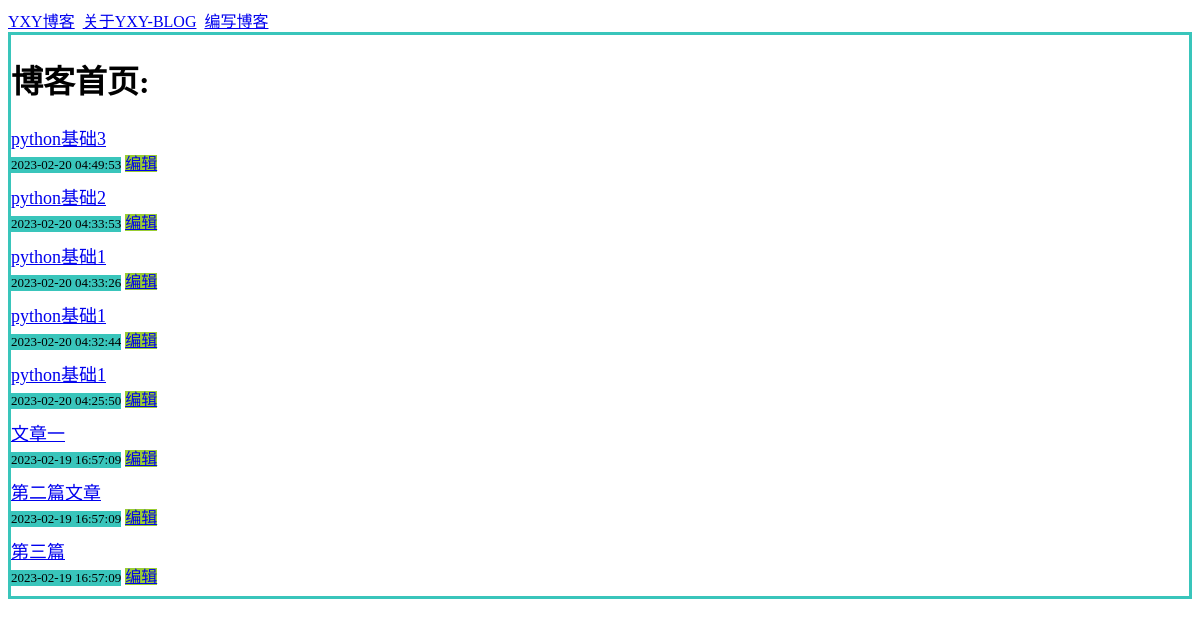
Before: / with the older database file.
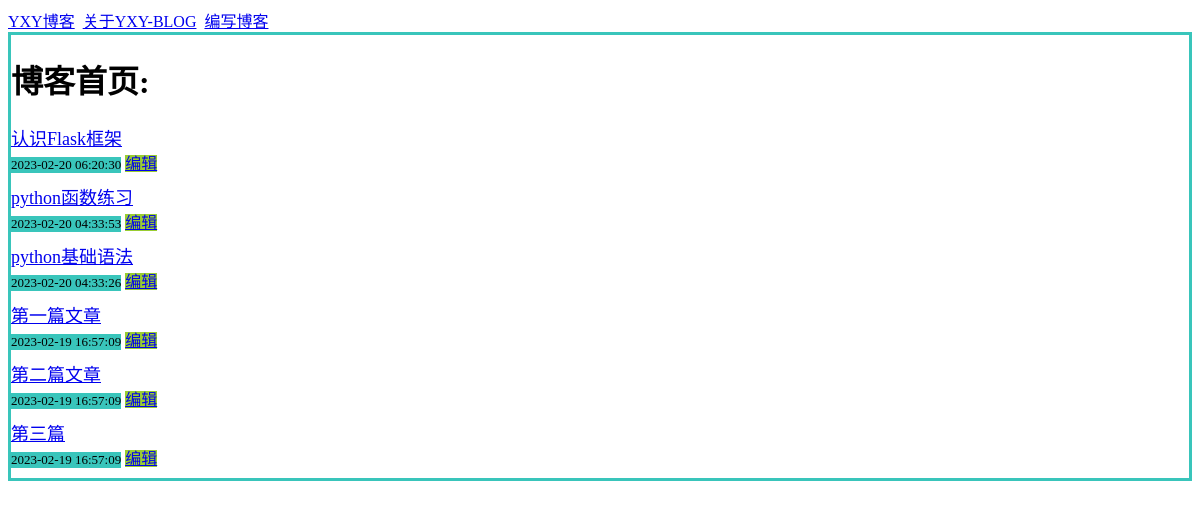
After: the same page with the newer database file.
### tables this page shows
CREATE TABLE blog (
    id INTEGER PRIMARY KEY AUTOINCREMENT,
    created TIMESTAMP NOT NULL DEFAULT CURRENT_TIMESTAMP,
    title TEXT NOT NULL,
    content TEXT NOT NULL
);

### app.py (the view)
@app.route('/')
def index():
    conn = get_db_conn()
    blogs = conn.execute('select * from blog order by created desc').fetchall()  # 从句柄获取data
    html = render_template('index.html', blogs = blogs)
    return html

### app.py (called while the page is built)
def get_db_conn():
    conn = sqlite3.connect('./db/yxyblog.db')
    conn.row_factory = sqlite3.Row
    return conn

### templates/index.html
{% extends 'base.html' %}
{% block content %}
    <h1>{% block title %}博客首页{% endblock %}:</h1>
    {% for blog_idx in blogs %}
        <a href="{{ url_for('blog', blog_id=blog_idx['id']) }}">
            <div class="blog_list_title">{{ blog_idx['title'] }}</div>
        </a>
        <div class="time">{{ blog_idx['created'] }}</div>
        <a class="edit_btn" href="{{ url_for('edit', blog_id=blog_idx['id']) }}">编辑</a>
    {% endfor %}
{% endblock %}

### templates/base.html (shortened to what this page needs)
<!DOCTYPE html>
<html lang="en">
<head>
    <link rel="stylesheet" href="{{url_for('static', filename ='css/index.css')}}">
</head>
<body>
    <div>
        <a href="{{url_for('index')}}">YXY博客</a>&nbsp;
        <a href="{{url_for('about')}}">关于YXY-BLOG</a>&nbsp;
        <a href="{{url_for('new')}}">编写博客</a>&nbsp;
    </div>
    <div class="content">{%block content %} {%endblock %}</div>
    <br>
</body>
</html>

### static/css/index.css (style rules this page uses)
.content { border:3px solid #39c5bb; }
.time { display: inline-block; font-size: 13px; margin-bottom: 10px; background-color: #39c5bb; }
.blog_list_title { font-size: 18px; }
.edit_btn { background-color: yellowgreen; }

Changed rows visible on the page:
removed blog: title "python基础3", created "2023-02-20 04:49:53"
removed blog: title "python基础1", created "2023-02-20 04:32:44"
removed blog: title "python基础1", created "2023-02-20 04:25:50"
added blog: title "认识Flask框架", created "2023-02-20 06:20:30"
changed blog: title "python基础2" → "python函数练习"
changed blog: title "python基础1" → "python基础语法"
changed blog: title "文章一" → "第一篇文章"
